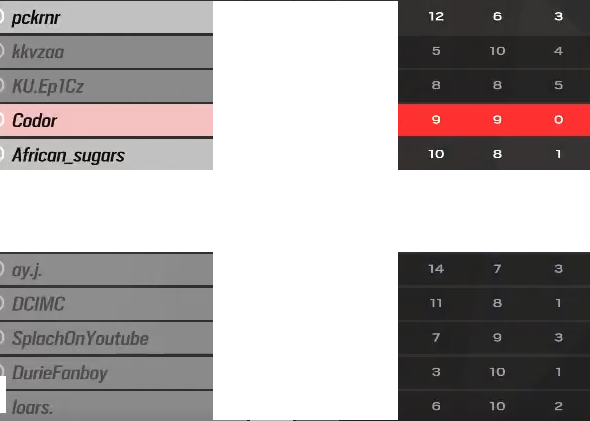
#> input picture edited-image.png, 590 x 421 px
$ python chops.py
#> lines starting #> are read from the running program, lines starting #| are printed output that depends on the picture
#> in main, Input_Image is the input picture: shape (421, 590, 3); mean B, G, R 166.4, 166.5, 173.2
import numpy as np
import cv2 as cv

def Image_Inversion(Image):
    Height = Image.shape[0]
#> Height = 421
    Width = Image.shape[1]
#> Width = 590
    Channels = Image.shape[2]
#> Channels = 3

    Size = (Height, Width, Channels)
#> Size = (421, 590, 3)

    New_image = np.zeros(Size, np.uint8)
    New_image.fill(255)
#> New_image: shape (421, 590, 3); every value is 255
    New_image = New_image - Image
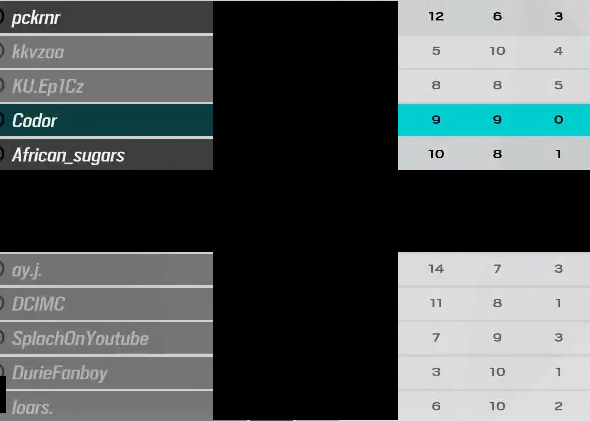
#> New_image: shape (421, 590, 3); mean of channels 0, 1, 2 88.6, 88.5, 81.8; drawn as B, G, R

    return New_image

def main():
	Input_Image = cv.imread("edited-image.png")

	Inverted_Image = Image_Inversion(Input_Image)

	cv.imwrite("Inverted_Image.png", Inverted_Image)
	input("Please Enter to Continue...")

if __name__ == '__main__':
	main()
